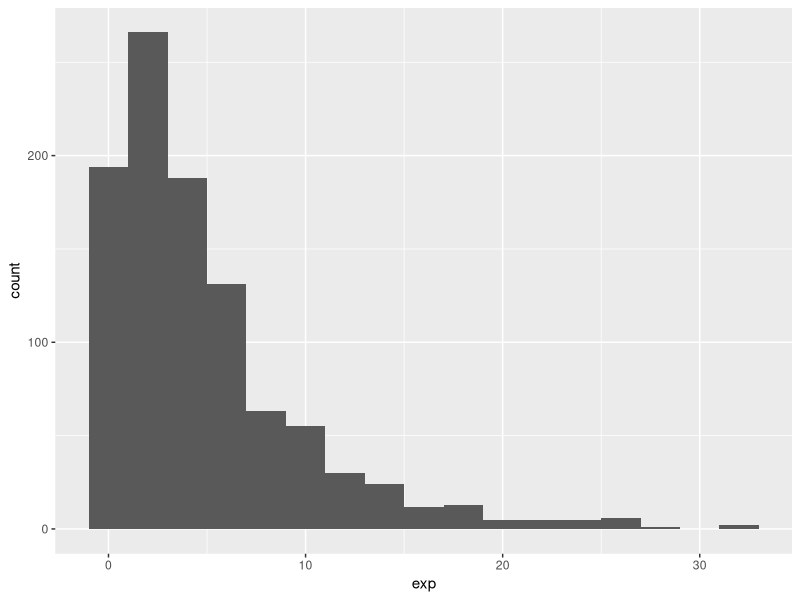
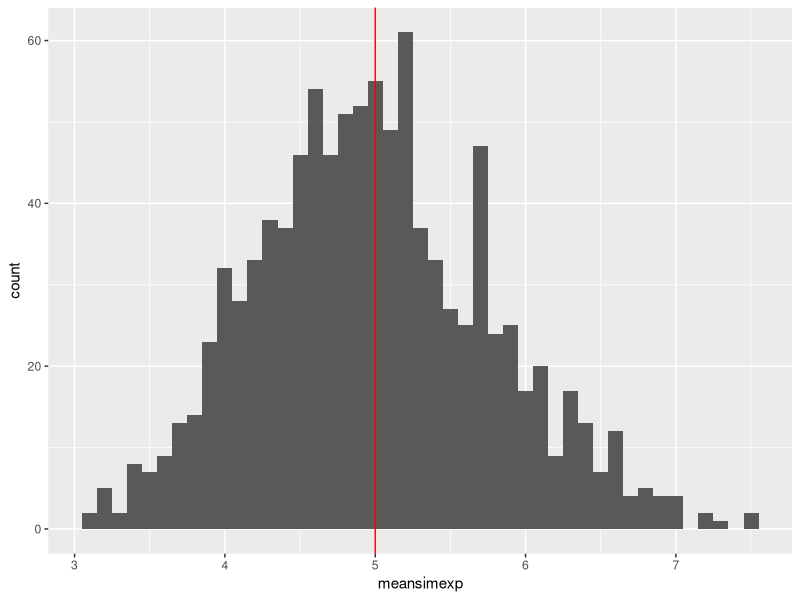
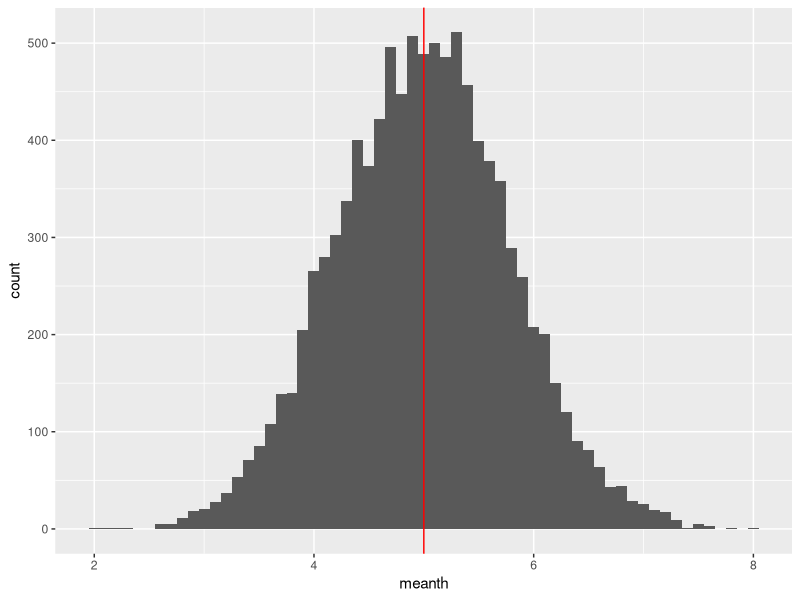

The R script that drew these images, in order:
#load needed libraries, set some simulation parameters
library(ggplot2)
library(dplyr)
randseed <- 1
set.seed(1)
nexpsims <- 40
nmeansims <- 1000
#properties of source exponential dist
lambda <- 0.2
thmean <- 1/lambda
thsd <- 1/lambda
thvar <- thsd^2
#properties of theoretical CLT distribution
thmeanmean <- thmean
thmeansd <- thsd/sqrt(nexpsims)
thmeanvar <- thmeansd^2

#create simulated data
#create a set of data that is the means of 40 sets of exp data
msimdata <- matrix(ncol=nmeansims, nrow=nexpsims)
for (i in 1:nmeansims) {
	msimdata[,i] <- rexp(nexpsims, lambda)
}

#create nice tidy data frames to hold data
#sim data
dfdatasim <- data.frame(msimdata)
names(dfdatasim) <- paste('sim', as.character(1:nmeansims), sep='')
dfdatasim <- tbl_df(dfdatasim)
#means of sim data
dfmeansim <- tbl_df(data.frame(meansimexp=colMeans(msimdata)))

#calculate summary statistics of sim data and theoretical
meanmeans <- mean(dfmeansim$meansimexp)
medmeans <- median(dfmeansim$meansimexp)
varmeans <- var(dfmeansim$meansimexp)

#create sim data for theoretical distribution of means, what it should look like
dfmeanth <- tbl_df(data.frame(meanth=rnorm(10*nmeansims,
	 mean=thmeanmean, sd=thmeansd)))

#Compare sim results to theoretical
#hist of just simulated mean data
simmeanhist <- ggplot(data=dfmeansim, aes(x=meansimexp)) 
simmeanhist <- simmeanhist + geom_histogram(binwidth=0.1)
simmeanhist <- simmeanhist + geom_vline(xintercept=thmeanmean, color='red')

#hist of theoretical distribution
thmeanhist <- ggplot(data=dfmeanth, aes(x=meanth)) 
thmeanhist <- thmeanhist + geom_histogram(binwidth=0.1)
thmeanhist <- thmeanhist + geom_vline(xintercept=thmeanmean, color='red')

#hist of an individual exponential
dfsimexp <- tbl_df(data.frame(exp=rexp(nmeansims, lambda)))
exphist1 <- ggplot(data=dfsimexp, aes(x=exp)) + geom_histogram(binwidth=2)


